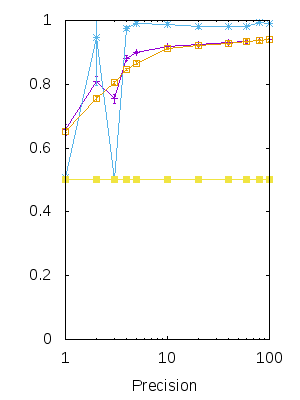

Recreate this plot in gnuplot.
set terminal png size 300,400
set output "prica.png"

set logscale x
unset key
set yrange [0:1]
set xlabel "Precision"

plot "dtprica.dat" w linespoints linetype 1 title "Decision Tree", "dtprica.dat" using 1:2:3 w errorbars linetype 1 title "", \
     "rfprica.dat" w linespoints linetype 2 title "Random Forest", "rfprica.dat" using 1:2:3 w errorbars linetype 2 title "", \
     "nbprica.dat" w linespoints linetype 3 title "Naive Bayes", "nbprica.dat" using 1:2:3 w errorbars linetype 3 title "", \
     "knnprica.dat" w linespoints linetype 4 title "KNN", "knnprica.dat" using 1:2:3 w errorbars linetype 4 title "", \
     "svcprica.dat" w linespoints linetype 5 title "SVM", "svcprica.dat" using 1:2:3 w errorbars linetype 5 title ""
